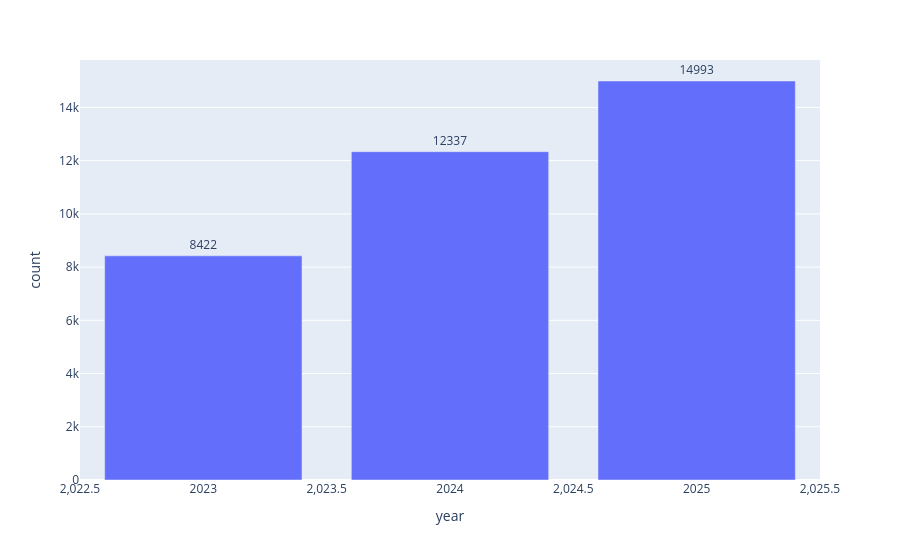

The notebook cell this image was saved under:
### Code cell
df['release_date'] = pd.to_datetime(df['release_date'], errors='coerce')
df[['appid', 'name', 'release_date']].head()
df['year'] = df['release_date'].dt.year
date_years = df[df['year'].between(2023, 2025)]
year_counts = date_years.groupby('year').size().reset_index(name='count')
fig = px.bar(data_frame=year_counts, x='year', y='count', text='count')
fig.update_traces(textposition='outside')
fig.show()

### Figure 1 — Plotly figure (JSON) as saved in the notebook; plotly's stock layout.template omitted (floating-point values rounded to 4 significant figures)
{"data": [{"hovertemplate": "year=%{x}<br>count=%{text}<extra></extra>", "legendgroup": "", "marker": {"color": "#636efa", "pattern": {"shape": ""}}, "name": "", "orientation": "v", "showlegend": false, "text": [8422.0, 12340.0, 14990.0], "textposition": "outside", "type": "bar", "x": [2023, 2024, 2025], "xaxis": "x", "y": [8422, 12337, 14993], "yaxis": "y"}], "layout": {"barmode": "relative", "legend": {"tracegroupgap": 0}, "margin": {"t": 60}, "xaxis": {"anchor": "y", "domain": [0, 1], "title": {"text": "year"}}, "yaxis": {"anchor": "x", "domain": [0, 1], "title": {"text": "count"}}}}
